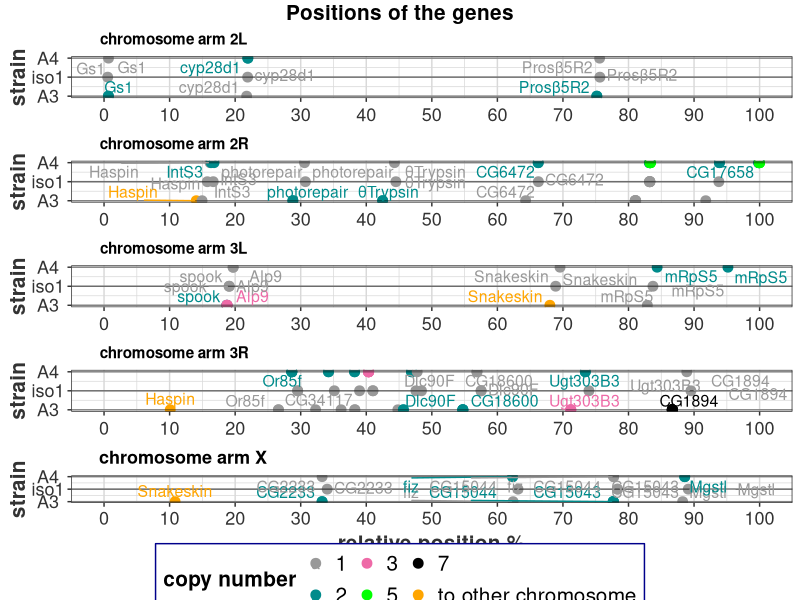

R code for this plot:
library(ggplot2)
library(ggrepel)

library(dplyr)
library(gridExtra)
library(reshape2)
library(grid)
library(gridBase)

library(ggpubr)

setwd("~/cloud/para/gene_pos")
twoL <- read.table('2L.txt', header=T)
twoL$fill <- as.character(twoL$fill)
twoR <- read.table('2R.txt', header=T)
twoR$fill <- as.character(twoR$fill)
threeL <- read.table('3L.txt', header=T)
threeL$fill <- as.character(threeL$fill)
threeR <- read.table('3R.txt', header=T)
threeR$fill <- as.character(threeR$fill)
X <- read.table('X.txt', header=T)
X$fill <- as.character(X$fill)


plotonechrome <- function(xx,tx,tg=FALSE) {
ggplot(data=xx) + 
    geom_point(aes(x=position,y=strain,color=fill),position=position_jitter(width=0,height=0.001),size=3) +
    geom_abline(slope = 0,intercept = 1, alpha=0.4) +
    geom_abline(slope = 0,intercept = 2, alpha=0.5) +
    geom_abline(slope = 0,intercept = 3, alpha=0.4) +
    scale_color_manual(values = c('1'='gray60','2'='darkcyan','3'='hotpink2','5'='green','7'='black','to other chromosome'='orange'))+ 
    #geom_text(aes(x=position,y=strain,label=geneName, color=fill), vjust=-1.8,position=position_jitter(width=0,height=0.3)) + 
    geom_text_repel(aes(x = position, y = strain, label = geneName,color=fill), data=xx[xx$label==TRUE,],size=4) + 
    labs(title=paste("chromosome arm",tx) , y="strain", x="relative position %", color="copy number") +
    theme_bw() +
    #theme(axis.text.x=element_text(angle=0, hjust=1)) +
    #coord_cartesian(xlim=c(1,20), ylim=c(0, 0.8)) +
    #scale_x_discrete(labels=1:20) + 
    scale_x_continuous(breaks =seq(0,100,by=10), limits = c(0,100)) + 
    scale_y_continuous(breaks = c(1,2,3),labels = c('A3','iso1','A4')) + 
    theme(
        panel.grid = element_line(color="grey85"),  
        legend.position = tg,
        legend.background =  element_rect( size=0.5, linetype="solid",colour ="darkblue"),
        legend.title = element_text(face='bold', size = 15),
        legend.text = element_text(face='plain', size = 15),
        plot.title = element_text(size = 11, face = "bold", hjust=0.05),
        axis.text.x = element_text(colour="grey20",size=13,hjust=.5,vjust=.2,face="plain"),
        axis.text.y = element_text(colour="grey20",size=13,hjust=.5,vjust=.5,face="plain"),
        #axis.title.x = element_text(colour="grey20",size=15,hjust=.5,vjust=0,face="bold"), 
        axis.title.x = element_blank(),
        axis.title.y = element_text(colour="grey20",size=15,hjust=.5,vjust=.5,face="bold"))
}


plotonechrome_withx <- function(xx,tx,tg=FALSE) {
    ggplot(data=xx) + 
        geom_point(aes(x=position,y=strain,color=fill),position=position_jitter(width=0,height=0.001),size=3) +
        geom_abline(slope = 0,intercept = 1, alpha=0.4) +
        geom_abline(slope = 0,intercept = 2, alpha=0.5) +
        geom_abline(slope = 0,intercept = 3, alpha=0.4) +
        scale_color_manual(values = c('1'='gray60','2'='darkcyan','3'='hotpink2','5'='green','7'='black','to other chromosome'='orange'))+ 
        #geom_text(aes(x=position,y=strain,label=geneName, color=fill), vjust=-1.8,position=position_jitter(width=0,height=0.3)) + 
        geom_text_repel(aes(x = position, y = strain, label = geneName,color=fill), data=xx[xx$label==TRUE,],size=4) + 
        labs(title=paste("chromosome arm",tx) , y="strain", x="relative position %") +
        theme_bw() +
        #theme(axis.text.x=element_text(angle=0, hjust=1)) +
        #coord_cartesian(xlim=c(1,20), ylim=c(0, 0.8)) +
        #scale_x_discrete(labels=1:20) + 
        scale_x_continuous(breaks =seq(0,100,by=10), limits = c(0,100)) + 
        scale_y_continuous(breaks = c(1,2,3),labels = c('A3','iso1','A4')) + 
        theme(
            panel.grid = element_line(color="grey85"),  
            legend.position = tg,
            legend.background =  element_rect( size=0.5, linetype="solid",colour ="darkblue"),
            legend.title = element_blank(),
            legend.text = element_text(face='bold', size = 18),
            plot.title = element_text(size = 13, face = "bold",hjust=.05),
            axis.text.x = element_text(colour="grey20",size=13,hjust=.5,vjust=.5,face="plain"),
            axis.text.y = element_text(colour="grey20",size=13,hjust=.5,vjust=.5,face="plain"),
            axis.title.x = element_text(colour="grey20",size=15,hjust=.5,vjust=0,face="bold"), 
            #axis.title.x = element_blank(),
            axis.title.y = element_text(colour="grey20",size=15,hjust=.5,vjust=.5,face="bold"))
}
#1200 * 400 size # lock for 8 in slides
p1 <- plotonechrome(twoL,"2L",tg="none")
p2 <- plotonechrome(twoR,"2R",tg="none")
p3 <- plotonechrome(threeL,"3L",tg="none")
p4 <- plotonechrome(threeR,"3R",tg="none")
p5 <- plotonechrome_withx(X,"X",tg="none")


g_legend<-function(a.gplot){
    tmp <- ggplot_gtable(ggplot_build(a.gplot))
    leg <- which(sapply(tmp$grobs, function(x) x$name) == "guide-box")
    legend <- tmp$grobs[[leg]]
    return(legend)}
com_leg <- g_legend(plotonechrome(X,"X",tg="bottom"))

#tx1=textGrob("simulated null datasets: false postive rate with different levels of replication", gp=gpar(fontface="bold", fontsize = 18))
#tx2=textGrob("false positive rate", gp=gpar(fontface="bold", fontsize=15), rot=90)
tx1=textGrob("Positions of the genes", gp=gpar(fontface="bold", fontsize=15))

pa <- grid.arrange(p1,p2,p3,p4,p5,com_leg,nrow=6,heights=c(2,2,2,2,2.2,0.8), top=tx1)

ggsave(file="~/cloud/para/gene_pos/fig1_gene_positions.pdf",pa, device = "pdf", width = 30, height = 36, units = "cm",dpi=200)

#pdf(pa, file="test.pdf")

#ggarrange(p1,p2,p3,p4,p5,ncol=1,bottom=tx3, common.legend = TRUE, legend ="bottom")
